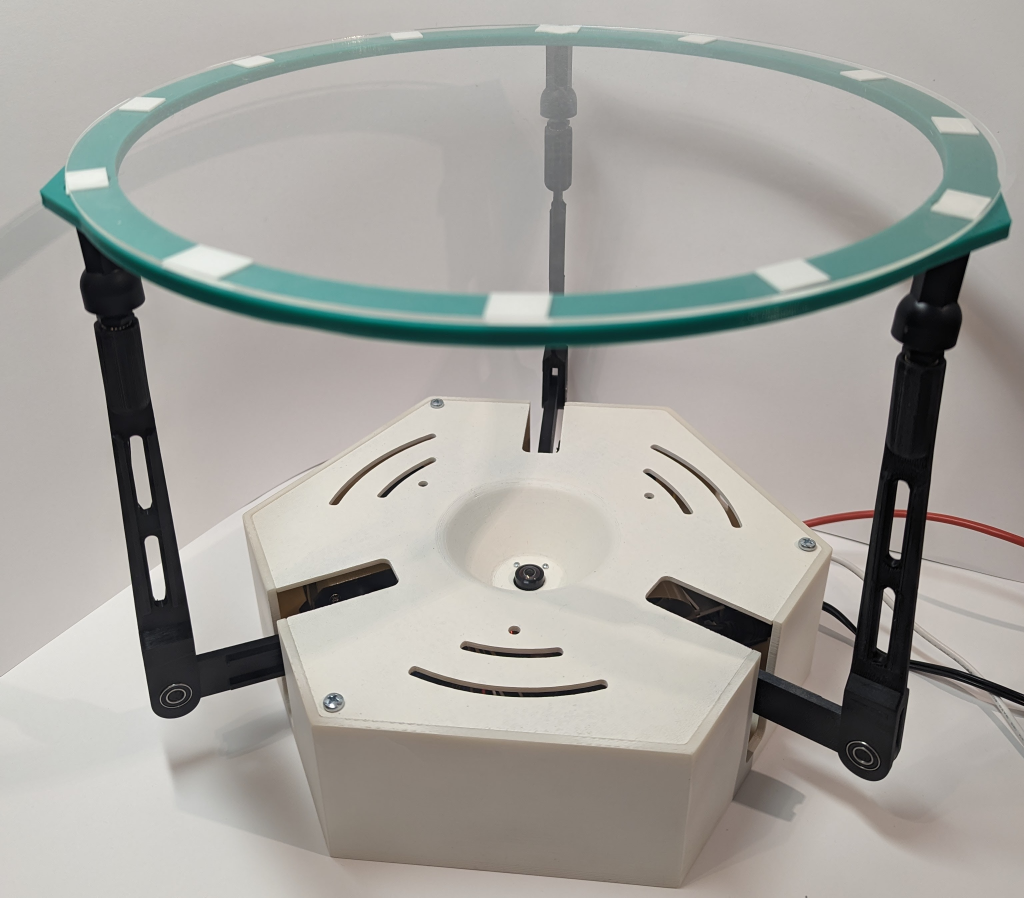
#> input picture images/robot.jpg, 3072 x 2692 px (shown at 1/3 size)
$ python undistort.py ../images/robot.jpg   (older library calls are emulated)
#> lines starting #> are read from the running program, lines starting #| are printed output that depends on the picture
import cv2
import numpy as np
import os
import glob
import sys
from PIL import Image

DIM = (2592, 1944)
K = np.array([[656.6413532777106, 0.0, 1304.5722080378341], [0.0, 656.0173417138636, 978.8320078126184], [0.0, 0.0, 1.0]])
D = np.array([[-0.029661844663170657], [0.08098845638809368], [-0.174968678040767], [0.114136862115802]])

def undistort(img_path):
#> called with img_path = '../images/robot.jpg'
    img = cv2.imread(img_path)
#> img is the input picture: shape (2692, 3072, 3); mean B, G, R 158.7, 163.8, 165.3
    h, w = img.shape[:2]
#> h = 2692; w = 3072
    map1, map2 = cv2.fisheye.initUndistortRectifyMap(K, D, np.eye(3), K, DIM, cv2.CV_16SC2)
    undistorted_img = cv2.remap(img, map1, map2, interpolation=cv2.INTER_LINEAR, borderMode=cv2.BORDER_CONSTANT)
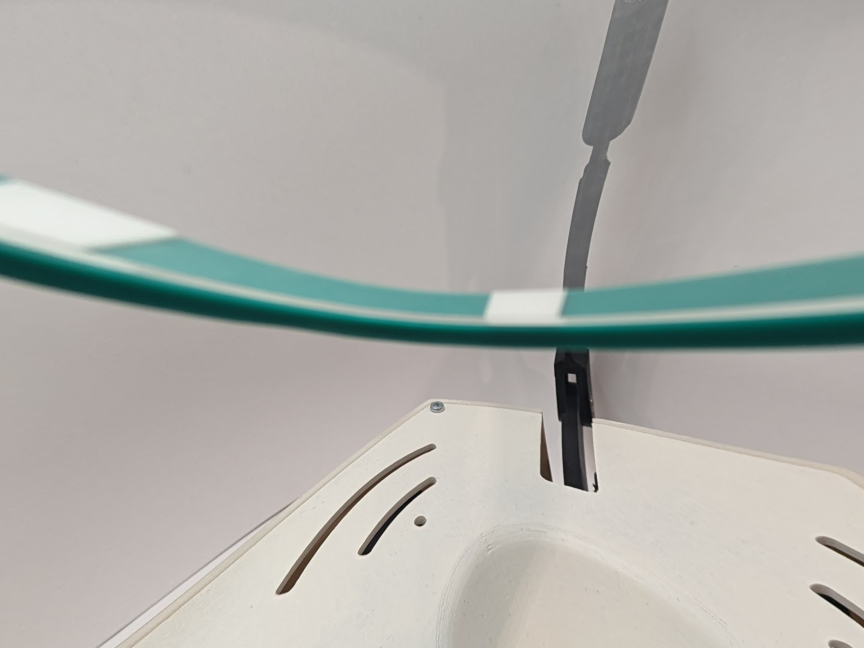
#> undistorted_img: shape (1944, 2592, 3) (shown at 1/3 size); mean B, G, R 170.5, 175.2, 175.2
    desktop_width, desktop_height = 1920, 1080  # Change these values to your desktop resolution
    undistorted_resized = cv2.resize(undistorted_img, (2592, 1944))

    # Display the resized undistorted image
    cv2.imshow("Undistorted and Resized", undistorted_resized)
    save_path = "ADD YOUR PATH HERE"
    undistorted_pil = Image.fromarray(cv2.cvtColor(undistorted_resized, cv2.COLOR_BGR2RGB))
    undistorted_pil.save(save_path)
    cv2.waitKey(0)
    cv2.destroyAllWindows()

if __name__ == '__main__':
    for p in sys.argv[1:]:
        undistort(p)
